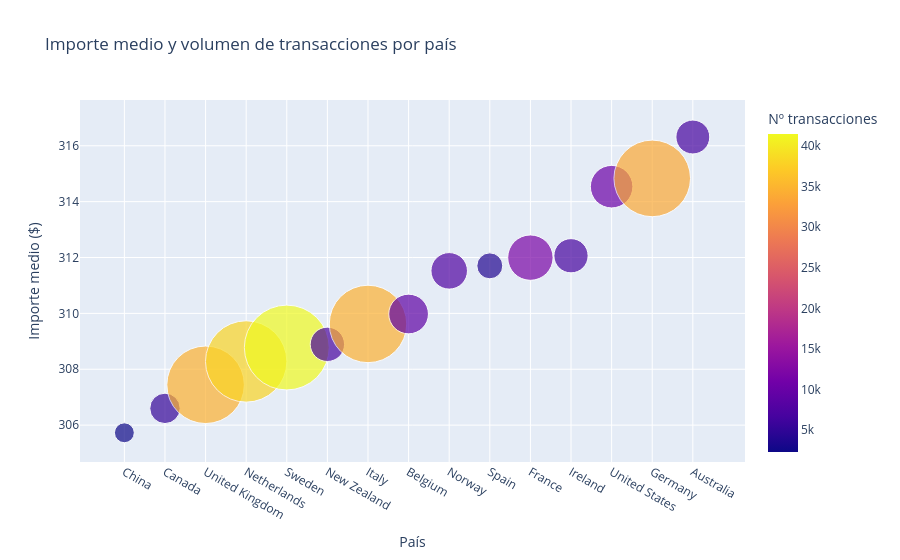

The notebook cell saved with this chart:
### Code cell
# modificar leyendas hay eur y guiones

import plotly.express as px

plt.figure(figsize=(15, 12))
fig = px.scatter(
    resumen.reset_index(),
    x="country",
    y="mean",
    size="count",
    color="count",
    title="Importe medio y volumen de transacciones por país",
    labels={"mean": "Importe medio ($)", "country": "País", "count": "Nº transacciones"},
    color_continuous_scale="Plasma",
    size_max=60
)
fig.show()

### Figure 1 — Plotly figure (JSON) as saved in the notebook; plotly's stock layout.template omitted (floating-point values rounded to 4 significant figures)
{"data": [{"hovertemplate": "País=%{x}<br>Importe medio ($)=%{y}<br>Nº transacciones=%{marker.color}<extra></extra>", "legendgroup": "", "marker": {"color": [2279, 5328, 34640, 38153, 41495, 6791, 34568, 9075, 7685, 3880, 11867, 6751, 10434, 33841, 6604], "coloraxis": "coloraxis", "size": [2279, 5328, 34640, 38153, 41495, 6791, 34568, 9075, 7685, 3880, 11867, 6751, 10434, 33841, 6604], "sizemode": "area", "sizeref": 11.53, "symbol": "circle"}, "mode": "markers", "name": "", "orientation": "v", "showlegend": false, "type": "scatter", "x": ["China", "Canada", "United Kingdom", "Netherlands", "Sweden", "New Zealand", "Italy", "Belgium", "Norway", "Spain", "France", "Ireland", "United States", "Germany", "Australia"], "xaxis": "x", "y": [305.7, 306.6, 307.4, 308.3, 308.8, 308.9, 309.6, 310.0, 311.5, 311.7, 312.0, 312.1, 314.5, 314.8, 316.3], "yaxis": "y"}], "layout": {"coloraxis": {"colorbar": {"title": {"text": "Nº transacciones"}}, "colorscale": [[0, "#0d0887"], [0.1111, "#46039f"], [0.2222, "#7201a8"], [0.3333, "#9c179e"], [0.4444, "#bd3786"], [0.5556, "#d8576b"], [0.6667, "#ed7953"], [0.7778, "#fb9f3a"], [0.8889, "#fdca26"], [1, "#f0f921"]]}, "legend": {"itemsizing": "constant", "tracegroupgap": 0}, "title": {"text": "Importe medio y volumen de transacciones por país"}, "xaxis": {"anchor": "y", "domain": [0, 1], "title": {"text": "País"}}, "yaxis": {"anchor": "x", "domain": [0, 1], "title": {"text": "Importe medio ($)"}}}}
